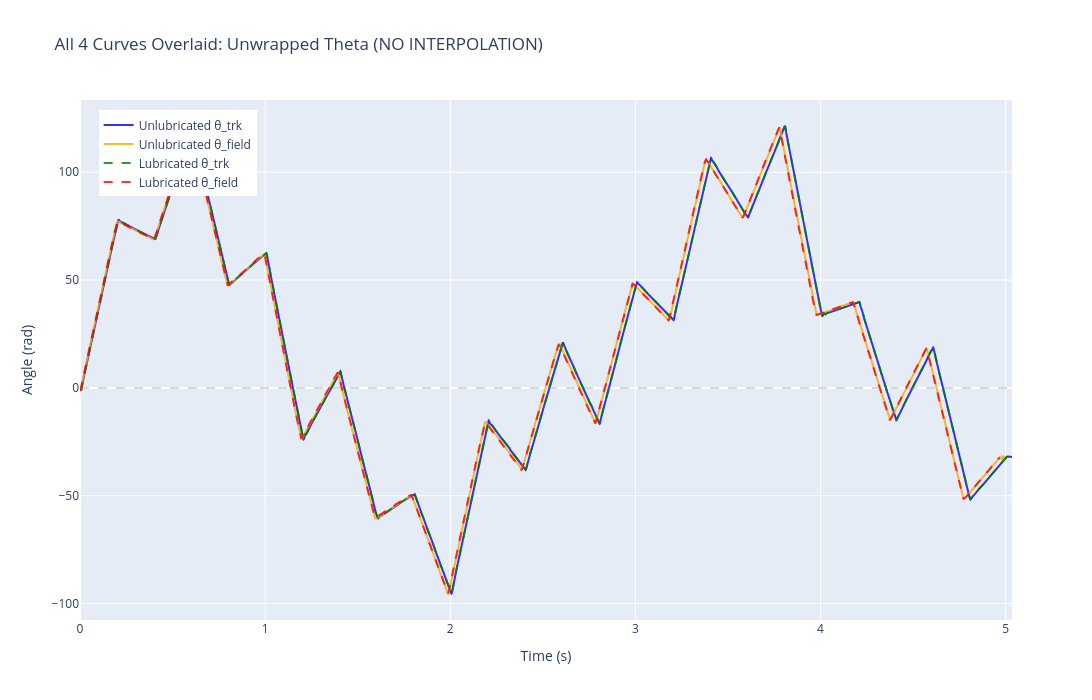

Write notebook code for a chart like this one.
### Markdown cell above
## Plot All 4 Curves Overlaid

### Code cell
# Plot unwrapped theta - all 4 curves
fig_unwrapped = go.Figure()

fig_unwrapped.add_trace(go.Scatter(
    x=t_trk_unlube, y=theta_trk_unlube, mode='lines',
    name='Unlubricated θ_trk',
    line=dict(color='blue', width=2),
    opacity=0.8
))

fig_unwrapped.add_trace(go.Scatter(
    x=t_field_unlube, y=theta_field_unlube, mode='lines',
    name='Unlubricated θ_field',
    line=dict(color='orange', width=2),
    opacity=0.8
))

fig_unwrapped.add_trace(go.Scatter(
    x=t_trk_lube, y=theta_trk_lube, mode='lines',
    name='Lubricated θ_trk',
    line=dict(color='green', width=2, dash='dash'),
    opacity=0.8
))

fig_unwrapped.add_trace(go.Scatter(
    x=t_field_lube, y=theta_field_lube, mode='lines',
    name='Lubricated θ_field',
    line=dict(color='red', width=2, dash='dash'),
    opacity=0.8
))

fig_unwrapped.update_layout(
    title='All 4 Curves Overlaid: Unwrapped Theta (NO INTERPOLATION)',
    xaxis_title='Time (s)',
    yaxis_title='Angle (rad)',
    hovermode='closest',
    width=1400,
    height=700,
    legend=dict(x=0.02, y=0.98)
)
fig_unwrapped.add_hline(y=0, line_dash="dash", line_color="gray", opacity=0.3)
fig_unwrapped.show()

### Figure 1 — Plotly figure (JSON) as saved in the notebook; plotly's stock layout.template omitted (floating-point values rounded to 4 significant figures; data arrays with more than 128 entries replaced by an {"elided": "..."} marker saying what was removed)
{"data": [{"line": {"color": "blue", "width": 2}, "mode": "lines", "name": "Unlubricated θ_trk", "opacity": 0.8, "type": "scatter", "x": {"elided": "10070 float values"}, "y": {"elided": "10070 float values"}}, {"line": {"color": "orange", "width": 2}, "mode": "lines", "name": "Unlubricated θ_field", "opacity": 0.8, "type": "scatter", "x": {"elided": "4992 float values"}, "y": {"elided": "4992 float values"}}, {"line": {"color": "green", "dash": "dash", "width": 2}, "mode": "lines", "name": "Lubricated θ_trk", "opacity": 0.8, "type": "scatter", "x": {"elided": "10070 float values"}, "y": {"elided": "10070 float values"}}, {"line": {"color": "red", "dash": "dash", "width": 2}, "mode": "lines", "name": "Lubricated θ_field", "opacity": 0.8, "type": "scatter", "x": {"elided": "4969 float values"}, "y": {"elided": "4969 float values"}}], "layout": {"height": 700, "hovermode": "closest", "legend": {"x": 0.02, "y": 0.98}, "shapes": [{"line": {"color": "gray", "dash": "dash"}, "opacity": 0.3, "type": "line", "x0": 0, "x1": 1, "xref": "x domain", "y0": 0, "y1": 0, "yref": "y"}], "title": {"text": "All 4 Curves Overlaid: Unwrapped Theta (NO INTERPOLATION)"}, "width": 1400, "xaxis": {"title": {"text": "Time (s)"}}, "yaxis": {"title": {"text": "Angle (rad)"}}}}
